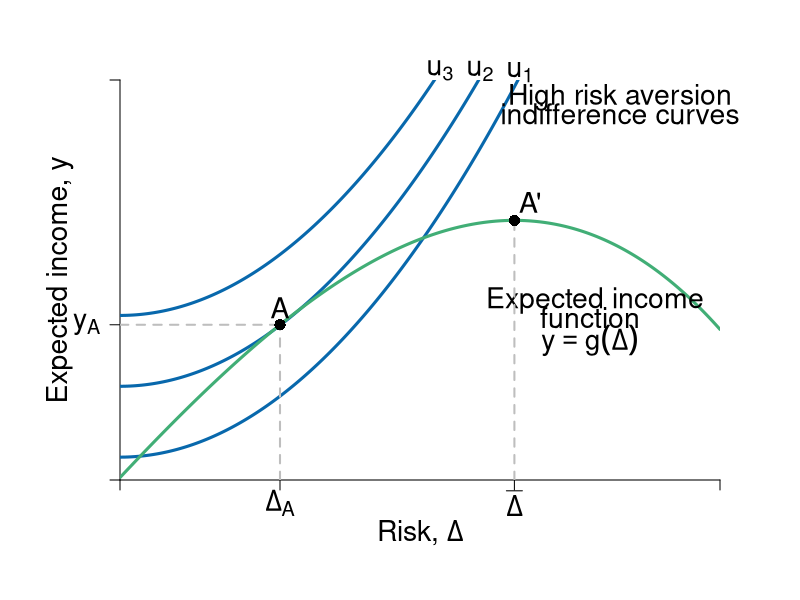

The R source for this figure:
#Graph Designer: Simon Halliday & Riley Boeth '17
#Authors: Bowles, Foley and Halliday
#Title: Coordination, Conflict and Competition: A Text in Microeconomics

library(shape)
pdf(file = "capitalism/risks_feasible_very.pdf", width = 10, height = 8)


#Set parameters for graphics
axislabelsize <- 1.7
labelsize <- 1.7
graphlinewidth <- 3
segmentlinewidth <- 2

COL <- c("#7fc97f", "#beaed4", "#fdc086", "#ffff99", "#386cb0", "#f0027f", "#bf5b17", "#666666")
COLA <- c("#e0f3db", "#99d8c9","#66c2a4","#41ae76", "#238b45", "#005824")
COLB <- c("#c6dbef", "#4eb3d3", "#2b8cbe", "#0868ac","#084081")
COLC <- c("#fcfbfd", "#efedf5", "#dadaeb", "#bcbddc", "#9e9ac8", "#807dba", "#6a51a3", "#54278f", "#3f007d")

#Edited the margins to cater for the larger LHS labels
par(mar =  c(6, 6, 4, 4))

#Indifference curves of a risk-averse homo economicus (2nd graph out of the two for 4.7)

indiffA <- function(x, ua=2) {
  ua + (1/12)*(x)^2
}

#Average wealth function 

avgwealth <- function(x,y){
  (1.08)*((-1/35)*(((-((.9)*x-36))^2))+36.8+((-1/10)*(x-4)+(-1/1000)*((x-3)^3)))
}

#Add limits on axes and levels of utility for each indifference curve
ylims <- c(0, 35)
xlims <- c(0, 30)

npts <- 501 
x <- seq(xlims[1], xlims[2], length.out = npts)
y <- seq(ylims[1], ylims[2], length.out = npts) 

plot(0, 0, xlim = xlims, ylim = ylims, type = "n",
     xlab = expression(paste("")),
     ylab = expression(paste("")), 
     xaxt = "n", 
     yaxt = "n", 
     cex.lab = axislabelsize, 
     bty = "n", 
     xaxs="i", 
     yaxs="i"
)

#x and y limits with plain axes without ticks/numbers to match previous graph

#ticksx <- seq(from = 0, to = xlims[2]+1, by = 4)
#xlabels <- seq(from = 0, to = xlims[2], by = 1)
ticksx <- c(xlims[1], 8, 19.72, xlims[2])
xlabels <- c(NA, expression(paste(Delta[A])), expression(paste(bar(Delta))), NA)
#ticksy <- seq(from = 0, to = ylims[2]+1, by = 4)
#ylabels <- seq(from = 0, to = ylims[2], by = 1)
ticksy <- c(ylims[1], avgwealth(8), ylims[2])
ylabels <- c(NA, expression(paste(y[A])), NA)


axis(1,at = ticksx,  pos = 0, labels = xlabels, cex.axis = axislabelsize)
axis(2,at = ticksy,  pos = 0, labels = ylabels, las = 1, cex.axis = axislabelsize)

npts <- 500 
xx1 <- seq(xlims[1], xlims[2], length.out = npts)
xx2 <- seq(0, xlims[2], length.out = npts)
xx3 <- seq(xlims[1], 0, length.out = npts)
xx4 <- seq(-11, 0, length.out = npts)


lines(xx1, indiffA(xx1, ua = 2), col = COLB[4], lwd = graphlinewidth)
lines(xx1, indiffA(xx1, ua = 8.2), col = COLB[4], lwd = graphlinewidth)
lines(xx1, indiffA(xx1, ua = 14.4), col = COLB[4], lwd = graphlinewidth)
lines(xx1, avgwealth(xx1), col = COLA[4], lwd = graphlinewidth)


#Axis labels and draw linear utility function
mtext(expression(paste("Risk, ", Delta)), side = 1, line = 2.5, cex = axislabelsize)
text(-3, 0.5*ylims[2], expression(paste("Expected income, ", y)), xpd = TRUE, cex = axislabelsize, srt = 90) 

#Label various points on line

text(8, avgwealth(8)+1.5, expression(paste(A)), cex = labelsize)
segments(8, 0, 8, avgwealth(8), lty = 2, col = "gray", lwd = segmentlinewidth)
segments(0, avgwealth(8), 8, avgwealth(8), lty = 2, col = "gray", lwd = segmentlinewidth)
points(8, avgwealth(8), pch = 16, col = "black", cex = 1.5)
# 
# segments(25, 0, 25, avgwealth(25), lty = 2, col = "gray", lwd = segmentlinewidth)
# points(25, avgwealth(25), pch = 16, col = "black", cex = 1.5)
# 
# text(20, avgwealth(20)+1, expression(paste(y, ""[max])), cex = labelsize)
# segments(20, 0, 20, avgwealth(20), lty = 2, col = "gray", lwd = segmentlinewidth)
# points(20, avgwealth(20), pch = 16, col = "black", cex = 1.5)
# 
# text(14.7, avgwealth(15)+1, expression(paste("e")), cex = labelsize)
# segments(15, 0, 15, avgwealth(15), lty = 2, col = "gray", lwd = segmentlinewidth)
# points(15, avgwealth(15), pch = 16, col = "black", cex = 1.5)
# 
# segments(12, 0, 12, avgwealth(12), lty = 2, col = "gray", lwd = segmentlinewidth)
# points(12, avgwealth(12), pch = 16, col = "black", cex = 1.5)

#Label relevant points on axes

#label the three indifference curves

text(20, indiffA(20)+0.355, expression(paste(u[1])), xpd = TRUE, cex = labelsize)
text(18, indiffA(18)+6.8, expression(paste(u[2])),  xpd = TRUE, cex = labelsize)
text(16, indiffA(16)+12.5, expression(paste(u[3])),  xpd = TRUE, cex = labelsize)

#Label average wealth curve and indifference curves generally

text(23.75, avgwealth(30)+2.5, expression(paste("Expected income")), xpd = TRUE, cex = labelsize)
text(23.5, avgwealth(30)+1, expression(paste("function")), xpd = TRUE, cex = labelsize)
text(23.5, avgwealth(30)-1, expression(paste(y == g(Delta))), xpd = TRUE, cex = labelsize)

#text(25, 35, expression(paste("Very")), xpd = TRUE, cex = labelsize)
text(25, 33.5, expression(paste("High risk aversion")), xpd = TRUE, cex = labelsize)
text(25, 32, expression(paste("indifference curves")), xpd = TRUE, cex = labelsize)

# Label Max
segments(19.72, 0, 19.72, 22.718, lty = 2, col = "gray", lwd = segmentlinewidth)
points(19.72, 22.718, pch = 16, col = "black", cex = 1.5)
text(20.5, 24.3, expression(paste("A'")), xpd = TRUE, cex = labelsize)





dev.off()
